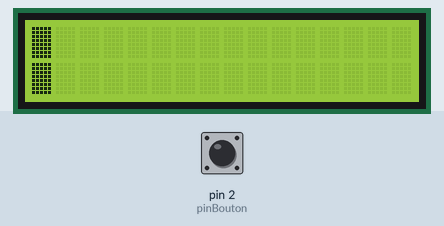
Bench run of a sketch on a simulated Arduino Uno, built with avr-gcc and run on an emulated ATmega328P. On the bench: 16×2 character LCD. The inputs (shaded band) are chosen by the test bench; at power-on: pin 2 (pinBouton) HIGH.

Above: at 1.2 s.
1.3 s: pin 2 (pinBouton) pulled LOW for 0.15 s
At 2.9 s:
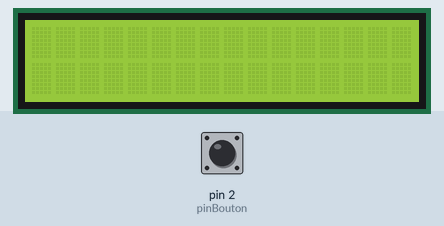
8.4 s: pin 2 (pinBouton) pulled LOW for 3.2 s
At 19.7 s:
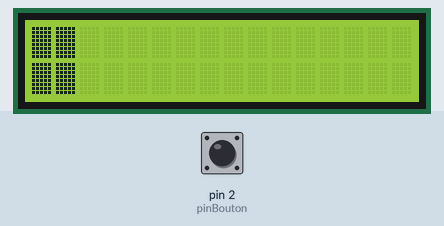
Timing chart, 0 to 21.2 s (numbered marks = the images above; inputs shaded):
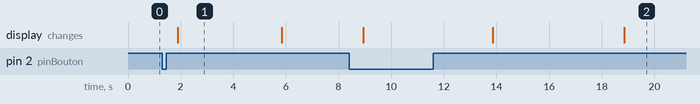

Measured:
- after the input at 1.3 s, the display: changes after 0.58 s (image 1)
- what the display in image 1 shows lasts 3.9 s, from 1.9 s to 5.8 s

The sketch:

Condensateur.ino
```cpp
/*
    Projet : 3SC4P3 / CONDENSATEUR
    Date Creation : 29/10/2019
    Date Revision : 28/08/2023
    Entreprise : 3SC4P3
    Auteur: Florian HOFBAUER
    Contact :
    But : Code du module condensateur seul
*/

#include <LiquidCrystal_I2C.h>
#include <Wire.h>


int l = 0; // Variables pour les boucles
int T = 100;
int T1 = 500; // Delays
int pinBouton = 2;
int etatBouton = 0;
LiquidCrystal_I2C ecran(0x27, 16,2); //Initialisation de l'Ecran
byte rect[8] = {
  B11111,
  B11111,
  B11111,
  B11111,
  B11111,
  B11111,
  B11111,
  B11111
}; // Tableau permettant de faire afficher un rectangle remplit.

void setup() {
  ecran.init(); // Taille de l'écran
  ecran.backlight();
  ecran.createChar(5, rect);
  ecran.setCursor(0, 0);
  ecran.write((uint8_t) 0); // Test de l'écran au démarrage.
  ecran.setCursor(0, 1);
  ecran.write((uint8_t) 0); // Test de l'écran au démarrage.
  pinMode(pinBouton, INPUT_PULLUP);
  Serial.begin(9600);
}

void loop() {
  while (l <= 16) { // Tant que le condensateur n'est pas chargé au maximum :
    ecran.setCursor(l, 0); // Déplacement en fonction de la valeur l de la charge du condensateur sur la première ligne.
    ecran.write(5);
    ecran.setCursor(l, 1); // Déplacement en fonction de la valeur l de la charge du condensateur sur la deuxième ligne.
    ecran.write(5);
    l += 1; // Augmentation de la valeur de l
    if (l == 17) {
     // return 0;
      etatBouton = digitalRead(pinBouton);
      while (etatBouton) {
        delay(10);
        etatBouton = digitalRead(pinBouton);
      }
    }
    for (int j = 0; j < 50; j++) { // Boucle avec un court délaie permettant de faciliter la detection de l'appuie du bouton.
      delay(100);
      etatBouton = digitalRead(pinBouton); // Lecture de l'état du bouton
      if (!etatBouton) { // Si il y a un appuie sur le bouton alors on décrémente l de 1.
        l -= 1;
        delay(T1);
        if (l == -1) { //Si l=-1 alors on garde l = 0
          l = 0;
        }
        ecran.clear(); //On remet à 0 l'écran
        for (int o = 0; o < l; o++) { //Puis on remet l'écran jusqu'à la valeur de l pour reprendre la boucle tant que.
          ecran.setCursor(o, 0);
          ecran.write(5);
          ecran.setCursor(o, 1);
          ecran.write(5);
        }
        delay(250);
      }
    }
  }
}
```
